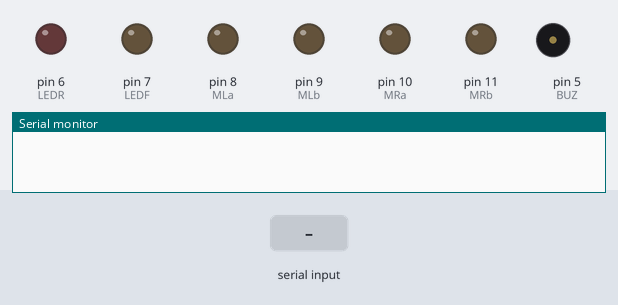
The sketch below on a simulated Arduino Uno, built with avr-gcc and run on an emulated ATmega328P. Parts: output pins drawn as LEDs (lit = HIGH), buzzer (waves = sounding, pin HIGH), the last lines printed to the serial monitor. The inputs (shaded band) are chosen by the test bench.

Above: at 1.2 s.
1.3 s: "F" received over the second serial link
At 1.9 s:
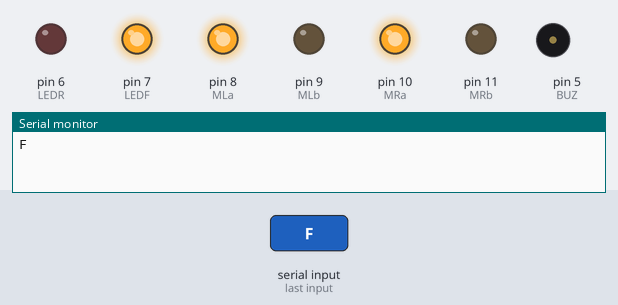
2.8 s: "B" received over the second serial link
At 3.1 s:
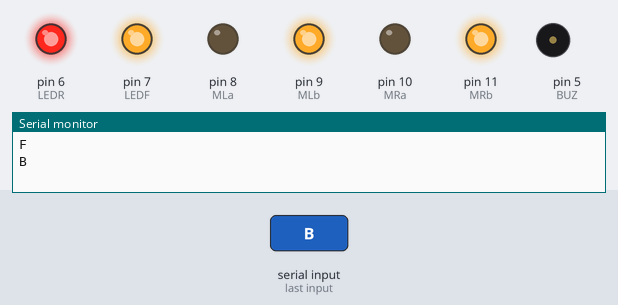
4.3 s: "L" received over the second serial link
At 5.4 s:
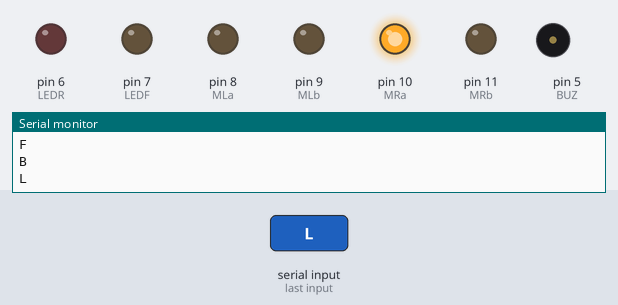
5.8 s: "R" received over the second serial link
At 6.6 s:
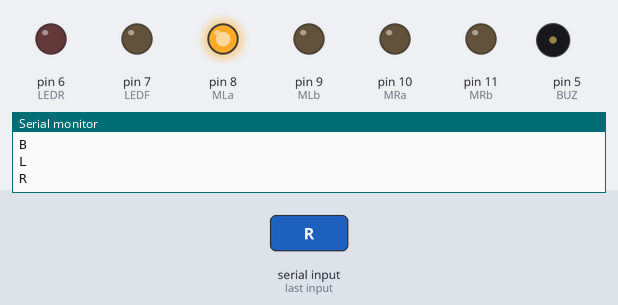
7.3 s: "V" received over the second serial link
At 7.7 s:
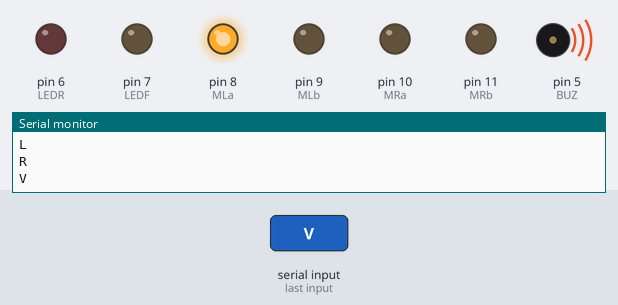
8.8 s: "W" received over the second serial link
At 10.0 s:
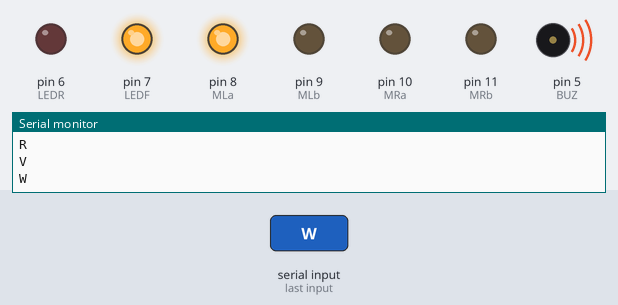
Timing chart, 0 to 11.3 s (numbered marks = the images above; inputs shaded):
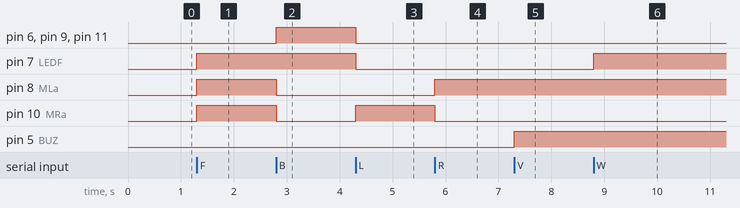

The sketch:

RC_Car.ino
```cpp
//Bluetooth Control RC Car
#include <SoftwareSerial.h>
SoftwareSerial bluetooth(3,2); // RX, TX
char t = 'S'; // Initialize 't' to 'S' (Stop) to ensure defined behavior at start

#define MLa 8     //left motor 1st pin
#define MLb 9     //left motor 2nd pin
#define MRa 10    //right motor 1st pin
#define MRb 11    //right motor 2nd pin
#define LEDR 6  // The pin the REAR LED is connected to
#define BUZ 5  // The pin the BUZZER is connected to
#define LEDF 7  // The pin the FRONT LED is connected to
 
void setup()
{
  Serial.begin(9600);
bluetooth.begin(9600);
pinMode(MLa,OUTPUT);   //left motors forward
pinMode(MLb,OUTPUT);   //left motors reverse
pinMode(MRa,OUTPUT);   //right motors forward
pinMode(MRb,OUTPUT);   //right motors reverse
pinMode(LEDF, OUTPUT); // Declare the FRONT LED as an output
pinMode(LEDR, OUTPUT); // Declare the REAR LED as an output
pinMode(BUZ, OUTPUT); // Declare the BUZZER as an output

// Ensure the car is stopped at startup
digitalWrite(MLa,LOW);
digitalWrite(MLb,LOW);
digitalWrite(MRa,LOW);
digitalWrite(MRb,LOW);
}
 
void loop()
{
// Check for new data ONLY, don't execute the switch if no new data arrived
if(bluetooth.available()>0)
{
  t = bluetooth.read();
  Serial.println(t);
}

// The switch block is now outside the if(bluetooth.available()) check,
// so the last command (stored in 't') is continuously executed.
 switch(t)
 {
  case 'F':
        {            //move forward (all motors rotate in forward direction)
          digitalWrite(MLa,HIGH);
          digitalWrite(MLb,LOW);
          digitalWrite(MRa,HIGH);
          digitalWrite(MRb,LOW);
          // The original logic turned the LED on, waited 10ms, then turned it off *outside* the case.
          // For a constant movement command, it's better to keep the LED ON.
          // If you want a quick flash, the original 'delay(10)' was too short to be noticeable.
          // For now, let's keep it ON with the motor command.
          digitalWrite(LEDF,HIGH);
        }
        // If you uncomment the line below, the LED will flash for 10ms every loop, which is often too fast
        // digitalWrite(LEDF,LOW);
   break;
   
  case 'B':
        {      //move reverse (all motors rotate in reverse direction)
          digitalWrite(MLa,LOW);
          digitalWrite(MLb,HIGH);
          digitalWrite(MRa,LOW);
          digitalWrite(MRb,HIGH);
          digitalWrite(LEDR,HIGH);
        }
        // digitalWrite(LEDR,LOW); // See comment in case 'F'
   break;
   
  case 'L':
        {      //turn Left (right side motors forward, left side motors stopped)
           // NOTE: The description says "turn right" but the code implements a left turn (right motor on, left motor off).
           // I'm keeping the code logic as-is but noting the discrepancy.
          digitalWrite(MLa,LOW);
          digitalWrite(MLb,LOW);
          digitalWrite(MRa,HIGH);
          digitalWrite(MRb,LOW);
          digitalWrite(LEDF,LOW); // Turn off continuous LEDs during turn for cleaner control
          digitalWrite(LEDR,LOW);
        }
   break;
   
  case 'R':
        {      //turn Right (left side motors forward, right side motors stopped)
           // NOTE: The description says "turn left" but the code implements a right turn (left motor on, right motor off).
          digitalWrite(MLa,HIGH);
          digitalWrite(MLb,LOW);
          digitalWrite(MRa,LOW);
          digitalWrite(MRb,LOW);
          digitalWrite(LEDF,LOW); // Turn off continuous LEDs during turn for cleaner control
          digitalWrite(LEDR,LOW);
        }
   break;
   
   case 'V':
        {           // BUZZER ON
          digitalWrite(BUZ,HIGH);
                  }
  break;
 
 case 'v':
        {           // BUZZER OFF
          digitalWrite(BUZ,LOW);
                 }
  break;

 case 'W':
        {           // FRONT LED ON
          digitalWrite(LEDF,HIGH);
        }
  break;

  case 'w':
        {           // FRONT LED OFF
          digitalWrite(LEDF,LOW);
        }
  break;

  case 'U':
        {           // REAR LED ON
          digitalWrite(LEDR,HIGH);
        }
  break;

  case 'u':
        {           // REAR LED OFF
          digitalWrite(LEDR,LOW);
        }
  break;
 
    case 'S':
        {           //STOP (all motors stop)
          digitalWrite(MLa,LOW);
          digitalWrite(MLb,LOW);
          digitalWrite(MRa,LOW);
          digitalWrite(MRb,LOW);
         
          // Also turn off the continuous movement LEDs when stopping
          digitalWrite(LEDF,LOW);
          digitalWrite(LEDR,LOW);
        }
   break; // <--- This was the critical missing break!
       
   // Adding a 'default' case is good practice for unknown commands.
   default:
        // If an unknown character is received, keep the car in the last known state.
        break;
 }
}
```

Measured:
- after the input at 1.3 s, pin 7 (LEDF), pin 8 (MLa), pin 10 (MRa): LOW → HIGH at once
- after the input at 2.8 s, pin 6 (LEDR), pin 9 (MLb), pin 11 (MRb): LOW → HIGH at once; pin 8 (MLa), pin 10 (MRa): HIGH → LOW at once
- after the input at 4.3 s, pin 6 (LEDR), pin 7 (LEDF), pin 9 (MLb), pin 11 (MRb): HIGH → LOW at once; pin 10 (MRa): LOW → HIGH at once
- after the input at 5.8 s, pin 8 (MLa): LOW → HIGH at once; pin 10 (MRa): HIGH → LOW at once
- after the input at 7.3 s, pin 5 (BUZ): LOW → HIGH at once
- after the input at 8.8 s, pin 7 (LEDF): LOW → HIGH at once
